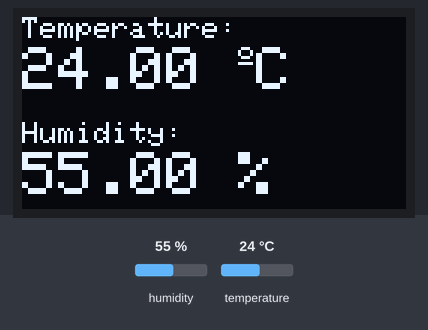
This sketch was run on a simulated Arduino Uno, built with avr-gcc and run on an emulated ATmega328P. Shown: 128×64 one-colour display. The inputs (shaded band) are chosen by the test bench; at power-on: humidity 55 %, temperature 24 °C. What the sketch prints to the serial monitor is not drawn.

Above: at 3.2 s.
3.3 s: humidity set to 22 %
At 5.3 s:
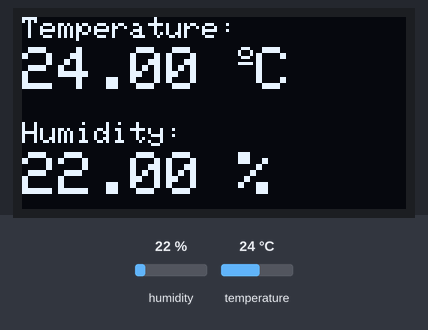
6.0 s: temperature set to 12 °C
At 7.6 s:
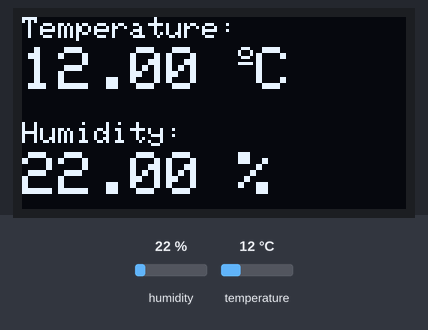
8.7 s: humidity set to 40 %
At 11.2 s:
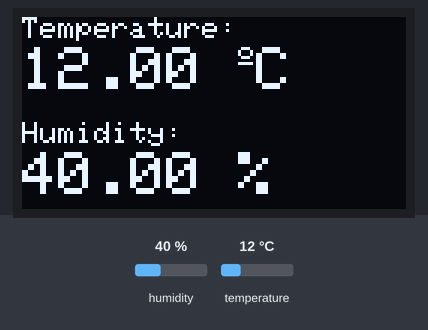
11.8 s: temperature set to 19 °C
At 13.5 s:
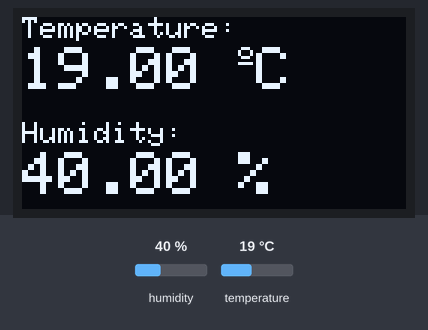
Timing chart, 0 to 15.0 s (numbered marks = the images above; inputs shaded):
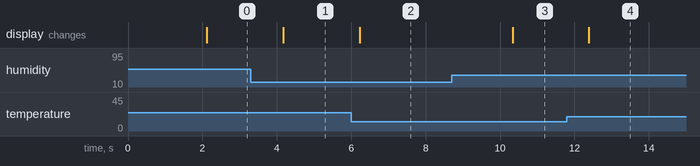

Measured:
- after the input at 3.3 s, the display: changes after 0.87 s (image 1)
- after the input at 6.0 s, the display: changes after 0.23 s (image 2)
- after the input at 8.7 s, the display: changes after 1.6 s (image 3)
- after the input at 11.8 s, the display: changes after 0.59 s (image 4)

The sketch:

AgroIncubator_Temperature_and_Humidity.ino
```cpp
#include <Wire.h>                    // Required for I2C communication with the OLED
#include <Adafruit_GFX.h>             // Required for graphics functions on the OLED
#include <Adafruit_SSD1306.h>         // Required for OLED screen control
#include <DHT.h>                      // Library for DHT11 sensor

// Define DHT11 sensor pin
#define DHTPIN 2            // Data pin connected to the DHT11 sensor
#define DHTTYPE DHT11       // Define the sensor type as DHT11

// Create DHT object
DHT dht(DHTPIN, DHTTYPE);

// OLED display settings (change the address if needed)
#define SCREEN_WIDTH 128    // OLED display width
#define SCREEN_HEIGHT 64    // OLED display height
#define OLED_RESET    -1    // Reset pin not used for this display
#define OLED_ADDR      0x3D  // Default I2C address for most OLED screens (0x3C or 0x3D)

Adafruit_SSD1306 display(SCREEN_WIDTH, SCREEN_HEIGHT, &Wire, OLED_RESET);

void setup() {
  // Start the serial communication for debugging
  Serial.begin(9600);

  // Initialize the DHT11 sensor
  dht.begin();

  // Initialize the OLED display
  if (!display.begin(SSD1306_SWITCHCAPVCC, 0x3C)) {
    Serial.println(F("SSD1306 allocation failed"));
    for (;;); // Infinite loop if initialization fails
  }

  // Clear the display buffer
  display.clearDisplay();

  // Display startup message
  display.setTextSize(1);
  display.setTextColor(WHITE);
  display.setCursor(0, 10);
  display.println(F("Initializing..."));
  display.display();
  delay(2000);  // Wait for 2 seconds
}

void loop() {
  // Read temperature and humidity from the DHT11 sensor
  float humidity = dht.readHumidity();
  float temperature = dht.readTemperature();

  // Check if the readings are valid (not NaN)
  if (isnan(humidity) || isnan(temperature)) {
    Serial.println(F("Failed to read from DHT sensor!"));
    display.clearDisplay();
    display.setCursor(0, 0);
    display.println(F("Sensor Error!"));
    display.display();
  } else {
    // Display the readings on the OLED screen
    Serial.print(F("Humidity: "));
    Serial.print(humidity);
    Serial.print(F(" %\t"));
    Serial.print(F("Temperature: "));
    Serial.print(temperature);
    Serial.println(F(" *C"));

    display.clearDisplay();
    display.setTextSize(1);
    display.setCursor(0, 0);
    display.print("Temperature: ");
    display.setTextSize(2);
    display.setCursor(0, 10);
    display.print(temperature);
    display.print(" ");
    display.setTextSize(1);
    display.cp437(true);
    display.write(167);
    display.setTextSize(2);
    display.print("C");

    display.setTextSize(1);
    display.setCursor(0, 35);
    display.print("Humidity: ");
    display.setTextSize(2);
    display.setCursor(0, 45);
    display.print(humidity);
    display.print(" %");

    // Display the information
    display.display();
  }

  // Wait for 2 seconds before reading again
  delay(2000);
}
```
